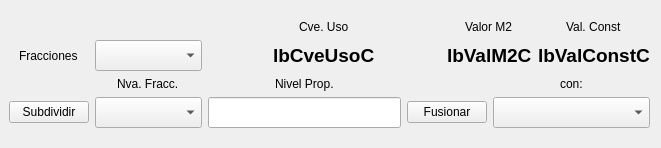
                   <widget class="QWidget" name="wFraccionP_2" native="true">
                    <layout class="QGridLayout" name="gridLayout_22">
                     <property name="leftMargin">
                      <number>9</number>
                     </property>
                     <property name="topMargin">
                      <number>20</number>
                     </property>
                     <property name="bottomMargin">
                      <number>20</number>
                     </property>
                     <item row="0" column="2" colspan="2" alignment="Qt::AlignHCenter">
                      <widget class="QLabel" name="label_78">
                       <property name="text">
                        <string>Cve. Uso</string>
                       </property>
                      </widget>
                     </item>
                     <item row="0" column="4" colspan="2" alignment="Qt::AlignHCenter">
                      <widget class="QLabel" name="label_79">
                       <property name="text">
                        <string>Valor M2</string>
                       </property>
                      </widget>
                     </item>
                     <item row="0" column="6" alignment="Qt::AlignHCenter">
                      <widget class="QLabel" name="label_80">
                       <property name="text">
                        <string>Val. Const</string>
                       </property>
                      </widget>
                     </item>
                     <item row="1" column="0" alignment="Qt::AlignHCenter">
                      <widget class="QLabel" name="label_81">
                       <property name="text">
                        <string>Fracciones</string>
                       </property>
                      </widget>
                     </item>
                     <item row="1" column="1">
                      <widget class="QComboBox" name="cmbFraccionesC">
                       <property name="font">
                        <font>
                         <pointsize>14</pointsize>
                         <weight>75</weight>
                         <bold>true</bold>
                        </font>
                       </property>
                       <property name="styleSheet">
                        <string notr="true">QComboBox QAbstractItemView::item { min-height: 25;}
QListView{color: black ; font-size: 16px; outline:none; font-weight:bold}QListView::item:selected { color: red; background-color: lightgray;}</string>
                       </property>
                      </widget>
                     </item>
                     <item row="1" column="2" colspan="2" alignment="Qt::AlignHCenter">
                      <widget class="QLabel" name="lbCveUsoC">
                       <property name="font">
                        <font>
                         <pointsize>14</pointsize>
                         <weight>75</weight>
                         <bold>true</bold>
                        </font>
                       </property>
                       <property name="text">
                        <string>lbCveUsoC</string>
                       </property>
                      </widget>
                     </item>
                     <item row="1" column="4" colspan="2" alignment="Qt::AlignHCenter">
                      <widget class="QLabel" name="lbValM2C">
                       <property name="font">
                        <font>
                         <pointsize>14</pointsize>
                         <weight>75</weight>
                         <bold>true</bold>
                        </font>
                       </property>
                       <property name="text">
                        <string>lbValM2C</string>
                       </property>
                      </widget>
                     </item>
                     <item row="1" column="6" alignment="Qt::AlignHCenter">
                      <widget class="QLabel" name="lbValConstC">
                       <property name="font">
                        <font>
                         <pointsize>14</pointsize>
                         <weight>75</weight>
                         <bold>true</bold>
                        </font>
                       </property>
                       <property name="text">
                        <string>lbValConstC</string>
                       </property>
                      </widget>
                     </item>
                     <item row="2" column="1" alignment="Qt::AlignHCenter">
                      <widget class="QLabel" name="label_82">
                       <property name="text">
                        <string>Nva. Fracc.</string>
                       </property>
                      </widget>
                     </item>
                     <item row="2" column="2" alignment="Qt::AlignHCenter">
                      <widget class="QLabel" name="label_83">
                       <property name="text">
                        <string>Nivel Prop.</string>
                       </property>
                      </widget>
                     </item>
                     <item row="2" column="5" colspan="2" alignment="Qt::AlignHCenter">
                      <widget class="QLabel" name="label_84">
                       <property name="text">
                        <string>con:</string>
                       </property>
                      </widget>
                     </item>
                     <item row="3" column="0">
                      <widget class="QPushButton" name="btnSubdividirC">
                       <property name="text">
                        <string>Subdividir</string>
                       </property>
                      </widget>
                     </item>
                     <item row="3" column="1">
                      <widget class="QComboBox" name="cmbNvaFraccC">
                       <property name="font">
                        <font>
                         <pointsize>14</pointsize>
                         <weight>75</weight>
                         <bold>true</bold>
                        </font>
                       </property>
                       <property name="styleSheet">
                        <string notr="true">QComboBox QAbstractItemView::item { min-height: 25;}
QListView{color: black ; font-size: 16px; outline:none; font-weight:bold}QListView::item:selected { color: red; background-color: lightgray;}</string>
                       </property>
                      </widget>
                     </item>
                     <item row="3" column="2">
                      <widget class="QLineEdit" name="lineEditC">
                       <property name="font">
                        <font>
                         <pointsize>14</pointsize>
                         <weight>75</weight>
                         <bold>true</bold>
                        </font>
                       </property>
                      </widget>
                     </item>
                     <item row="3" column="3" colspan="2">
                      <widget class="QPushButton" name="btnFusionarC">
                       <property name="text">
                        <string>Fusionar</string>
                       </property>
                      </widget>
                     </item>
                     <item row="3" column="5" colspan="2">
                      <widget class="QComboBox" name="cmbConC">
                       <property name="font">
                        <font>
                         <pointsize>14</pointsize>
                         <weight>75</weight>
                         <bold>true</bold>
                        </font>
                       </property>
                       <property name="styleSheet">
                        <string notr="true">QComboBox QAbstractItemView::item { min-height: 25;}
QListView{color: black ; font-size: 16px; outline:none; font-weight:bold}QListView::item:selected { color: red; background-color: lightgray;}</string>
                       </property>
                      </widget>
                     </item>
                    </layout>
                   </widget>
